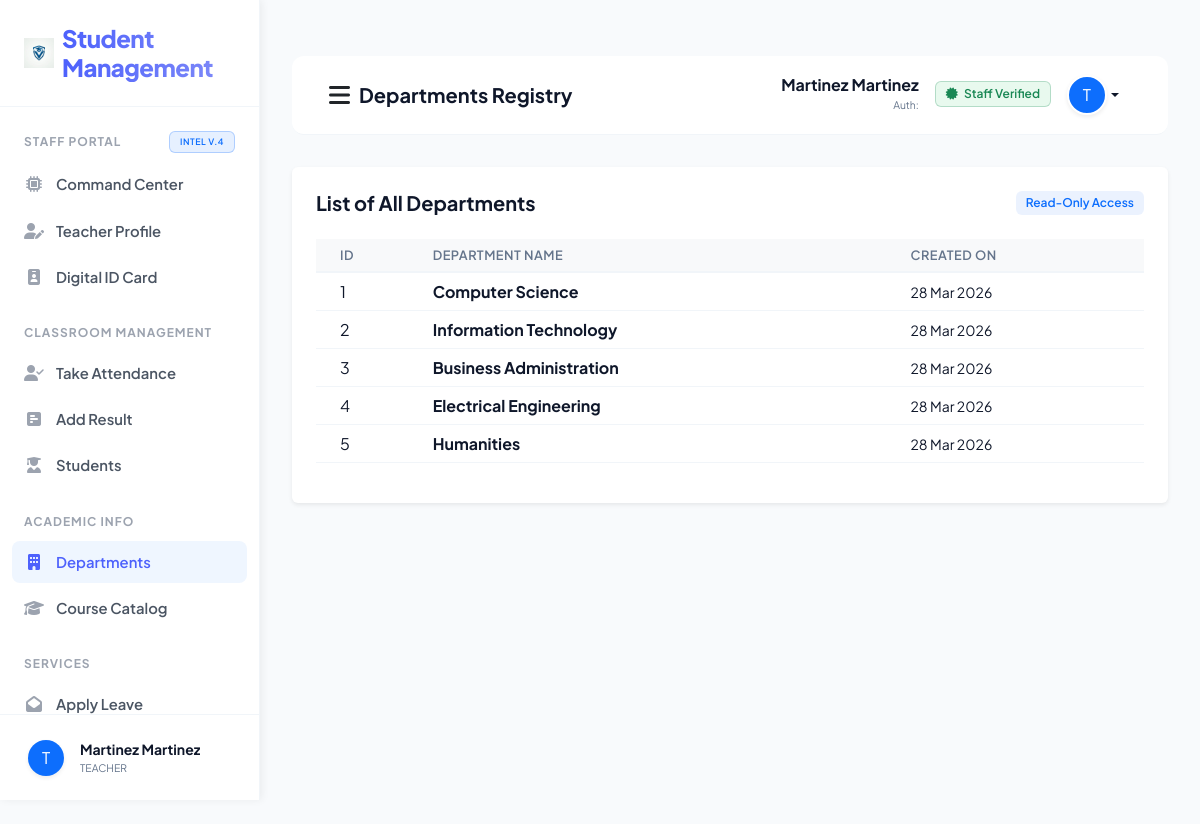
The page /teacher_view_department/ (signed in) on the database its author committed.
### sms/models.py (models this page shows, shortened)
class CustomUser(AbstractUser):
    USER_TYPE_CHOICES = (
        ('ADMIN', 'Admin'),
        ('TEACHER', 'Teacher'),
        ('STUDENT', 'Student'),
    )
    user_type = models.CharField(max_length=10, choices=USER_TYPE_CHOICES, default='ADMIN')
    profile_pic = models.ImageField(upload_to='profile_pics/', null=True, blank=True)
    phone = models.CharField(max_length=15, null=True, blank=True)

class Department(models.Model):
    name = models.CharField(max_length=100)
    created_at = models.DateTimeField(auto_now_add=True)
    updated_at = models.DateTimeField(auto_now=True)

### sms/views/teacher_views.py (the view)
# urls.py: path('teacher_view_department/', teacher_views.teacher_view_department, name="teacher_view_department"),
def teacher_view_department(request):
    departments = Department.objects.all()
    return render(request, "sms/teacher_template/view_department.html", {"departments": departments})

### sms/templates/sms/teacher_template/view_department.html (shortened to what this page needs)
﻿{% extends 'sms/base.html' %}
{% block page_title %}Departments Registry{% endblock page_title %}
{% block sidebar_nav %}
{% include 'sms/teacher_template/sidebar_template.html' with active_page='view_department' %}
{% endblock sidebar_nav %}
{% block main_content %}
<div class="row">
    <div class="col-md-12">
        <div class="card shadow-sm border-0 p-4">
            <div class="d-flex justify-content-between align-items-center mb-4">
                <h5 class="fw-bold mb-0">List of All Departments</h5>
                <span class="badge bg-soft-primary text-primary px-3">Read-Only Access</span>
            </div>
            <div class="table-responsive">
                <table class="table table-hover align-middle">
                    <thead class="bg-light">
                        <tr>
                            <th class="ps-4">ID</th>
                            <th>Department Name</th>
                            <th>Created On</th>
                        </tr>
                    </thead>
                    <tbody>
                        {% for dept in departments %}
                        <tr>
                            <td class="ps-4 text-muted">{{ forloop.counter }}</td>
                            <td class="fw-bold">{{ dept.name }}</td>
                            <td class="text-muted small">{{ dept.created_at|date:"d M Y" }}</td>
                        </tr>
                        {% empty %}
                        <tr>
                            <td colspan="3" class="text-center py-5 text-muted">No departments found in the system.</td>
                        </tr>
                        {% endfor %}
                    </tbody>
                </table>
            </div>
        </div>
    </div>
</div>
{% endblock main_content %}

### sms/templates/sms/base.html (shortened to what this page needs)
<!DOCTYPE html>
{% load static %}
<html lang="en">
<head>
    <link href="https://cdn.jsdelivr.net/npm/bootstrap@5.3.0/dist/css/bootstrap.min.css" rel="stylesheet">
    <link rel="stylesheet" href="https://cdnjs.cloudflare.com/ajax/libs/font-awesome/6.4.0/css/all.min.css">
    <link rel="stylesheet" href="{% static 'css/style.css' %}?v=4.0">
</head>
<body>
    <div class="sidebar" id="sidebar">
        <div class="sidebar-brand d-flex align-items-center">
            <img src="{% static 'images/logo.png' %}" width="30" height="30" class="me-2">
            <h4 class="m-0">Student Management</h4>
        </div>
        <div class="nav flex-column sidebar-scroll flex-grow-1 overflow-y-auto">
            {% block sidebar_nav %}{% endblock sidebar_nav %}
        </div>
        <div class="sidebar-footer border-top p-0 mt-auto">
            <div class="dropup w-100">
                <button class="btn w-100 d-flex align-items-center p-3 border-0 bg-transparent dropdown-toggle no-caret" type="button" data-bs-toggle="dropdown" aria-expanded="false">
                    {% if user.profile_pic %}
                    <img src="{{ user.profile_pic.url }}" width="36" height="36" class="rounded-circle me-3 shadow-sm">
                    {% else %}
                    <div class="bg-primary text-white rounded-circle d-flex align-items-center justify-content-center shadow-sm me-3" style="width: 36px; height: 36px; flex-shrink: 0;">
                        {{ user.username|first|upper }}
                    </div>
                    {% endif %}
                    <div class="text-start overflow-hidden">
                        <div class="fw-bold small text-dark text-truncate">{{ user.get_full_name }}</div>
                        <div class="text-muted text-truncate" style="font-size: 0.65rem;">{{ user.user_type }}</div>
                    </div>
                </button>
            </div>
        </div>
    </div>
    <div class="main-content">
        <nav class="navbar border-bottom">
            <div class="container-fluid">
                <div class="d-flex align-items-center">
                    <button id="sidebarToggle" class="btn btn-link link-dark me-2 p-0">
                        <i class="fas fa-bars fs-4 text-main"></i>
                    </button>
                    <span class="navbar-brand fw-bold text-dark">{% block page_title %}{% endblock page_title %}</span>
                </div>
                <div class="d-flex align-items-center">
                    <div class="dropdown">
                        <button
                            class="btn btn-link dropdown-toggle text-decoration-none text-dark d-flex align-items-center"
                            type="button" data-bs-toggle="dropdown">
                            <div class="text-end me-3 d-none d-md-block">
                                <span class="d-block fw-bold lh-1 mb-1">{{ user.get_full_name }}</span>
                                <span class="d-block text-muted" style="font-size: 0.65rem;">Auth: {{ user.last_login|date:"d M Y" }}</span>
                            </div>
                            {% if user.user_type == "TEACHER" %}
                            <span class="badge bg-soft-success text-success me-3 border border-success border-opacity-25 d-none d-lg-inline-block">
                                <i class="fas fa-certificate me-1"></i> Staff Verified
                            </span>
                            {% elif user.user_type == "STUDENT" %}
                             <span class="badge bg-soft-primary text-primary me-3 border border-primary border-opacity-25 d-none d-lg-inline-block">
                                <i class="fas fa-user-graduate me-1"></i> Student ID Active
                            </span>
                             {% elif user.user_type == "ADMIN" %}
                             <span class="badge bg-soft-danger text-danger me-3 border border-danger border-opacity-25 d-none d-lg-inline-block">
                                <i class="fas fa-shield-alt me-1"></i> System Root
                            </span>
                            {% endif %}
                            {% if user.profile_pic %}
                            <img src="{{ user.profile_pic.url }}" width="40" height="40" class="rounded-circle shadow-sm border border-light">
                            {% else %}
                            <div class="bg-primary text-white rounded-circle d-flex align-items-center justify-content-center shadow-sm"
                                style="width: 40px; height: 40px; border: 2px solid white;">
                                {{ user.username|first|upper }}
                            </div>
                            {% endif %}
                        </button>
                    </div>
                </div>
            </div>
        </nav>
        {% block main_content %}{% endblock main_content %}
    </div>
</body>
</html>

### sms/static/css/style.css (style rules this page uses)
:root { --primary-color: #4d61fc; --primary-hover: #3b4ad9; --sidebar-bg: #ffffff; --sidebar-text: #4b5563; --sidebar-active-bg: #eff6ff; --sidebar-active-text: #4d61fc; --border-color: #f1f5f9; --body-bg: #f8fafc; --card-bg: #ffffff; --text-main: #0f172a; --text-muted: #64748b; --transition-speed: 0.25s; --shadow-premium: 0 10px 40px -10px rgba(0, 0, 0, 0.08); }
.bg-soft-primary { background: rgba(59, 130, 246, 0.1) !important; }
.bg-soft-success { background: rgba(34, 197, 94, 0.1) !important; }
body { background-color: var(--body-bg) !important; color: var(--text-main) !important; font-family: 'Plus Jakarta Sans', sans-serif !important; margin: 0 !important; overflow-x: hidden !important; transition: background-color var(--transition-speed), color var(--transition-speed); }
.sidebar { width: 260px; height: 100vh; position: fixed; top: 0; left: 0; background-color: var(--sidebar-bg); border-right: 1px solid var(--border-color); box-shadow: 2px 0 8px rgba(0,0,0,0.06); z-index: 1060; display: flex; flex-direction: column; overflow: hidden; transition: left var(--transition-speed) ease-in-out; }
.sidebar-brand { padding: 24px !important; border-bottom: 1px solid var(--border-color) !important; flex-shrink: 0 !important; }
.sidebar-brand h4 { margin: 0 !important; font-weight: 800 !important; letter-spacing: -0.5px !important; background: linear-gradient(to right, var(--primary-color), #818cf8); -webkit-background-clip: text; background-clip: text; -webkit-text-fill-color: transparent; }
.sidebar-scroll { overflow-y: auto !important; overflow-x: hidden !important; flex: 1 !important; min-height: 0 !important; flex-wrap: nowrap !important; }
.sidebar-footer { padding: 8px 12px !important; border-top: 1px solid var(--border-color) !important; flex-shrink: 0 !important; }
.no-caret::after { display: none !important; }
.main-content { margin-left: 260px; padding: 32px 32px 100px 32px; min-height: 100vh; box-sizing: border-box; transition: margin-left var(--transition-speed); }
h5.fw-bold { color: var(--text-main); }
.badge { font-weight: 600 !important; padding: 6px 10px !important; }
.table { color: var(--text-main) !important; }
.table thead th { border-bottom: 2px solid var(--border-color) !important; color: var(--text-muted) !important; font-weight: 600 !important; text-transform: uppercase !important; font-size: 0.8rem !important; letter-spacing: 0.5px !important; background-color: transparent !important; }
.table tbody td { border-color: var(--border-color) !important; color: var(--text-main) !important; background-color: transparent !important; }
.navbar { background: var(--card-bg) !important; border-bottom: 1px solid var(--border-color) !important; padding: 12px 24px !important; margin-bottom: 32px !important; border-radius: 12px !important; transition: background var(--transition-speed), border-color var(--transition-speed); }
.text-dark { color: var(--text-main) !important; }
.text-muted { color: var(--text-muted) !important; }
.bg-soft-success { background-color: rgba(34, 197, 94, 0.1) !important; }

### sms/templates/sms/teacher_template/view_department.html (style rules this page uses)
.bg-soft-primary { background-color: rgba(77, 97, 252, 0.1); }

### rows shown on the page
CustomUser: username|first "T", get_full_name "Martinez Martinez", user_type "TEACHER"
Department: name "Computer Science", created_at "28 Mar 2026"
Department: name "Information Technology", created_at "28 Mar 2026"
Department: name "Business Administration", created_at "28 Mar 2026"
Department: name "Electrical Engineering", created_at "28 Mar 2026"
Department: name "Humanities", created_at "28 Mar 2026"
